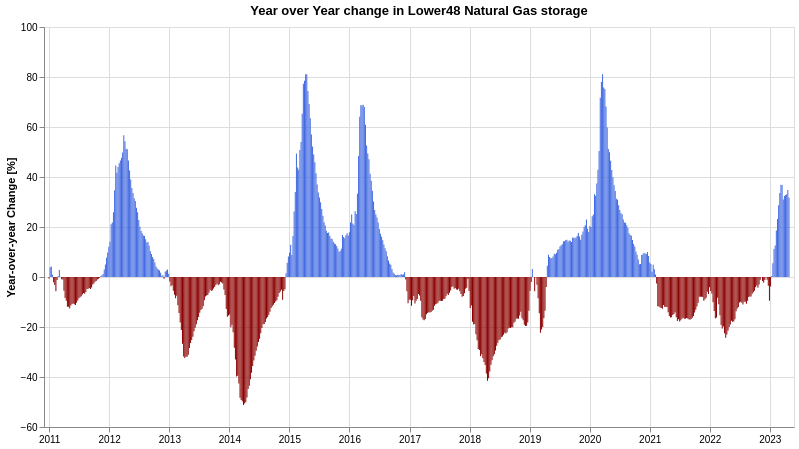

Vega-Lite specification for this chart:
### Vega-Lite specification from a JSON file in a GitHub repository (floating-point values rounded to 4 significant figures; data arrays with more than 128 entries replaced by an {"elided": "..."} marker saying what was removed)
{"config": {"view": {"continuousWidth": 400, "continuousHeight": 300}}, "data": {"values": {"elided": "696 records"}}, "mark": {"type": "bar", "width": 1}, "encoding": {"color": {"condition": {"value": "darkred", "test": "datum['Lower48'] < 0"}, "value": "royalblue"}, "tooltip": [{"field": "dt", "title": "", "type": "temporal"}, {"field": "Lower48", "format": ",.02f", "title": "YoY % Change", "type": "quantitative"}], "x": {"axis": {"title": ""}, "field": "dt", "type": "temporal"}, "y": {"axis": {"title": "Year-over-year Change [%]"}, "field": "Lower48", "type": "quantitative"}}, "height": 400, "title": "Year over Year change in Lower48 Natural Gas storage", "width": 750, "$schema": "https://vega.github.io/schema/vega-lite/v5.json"}
